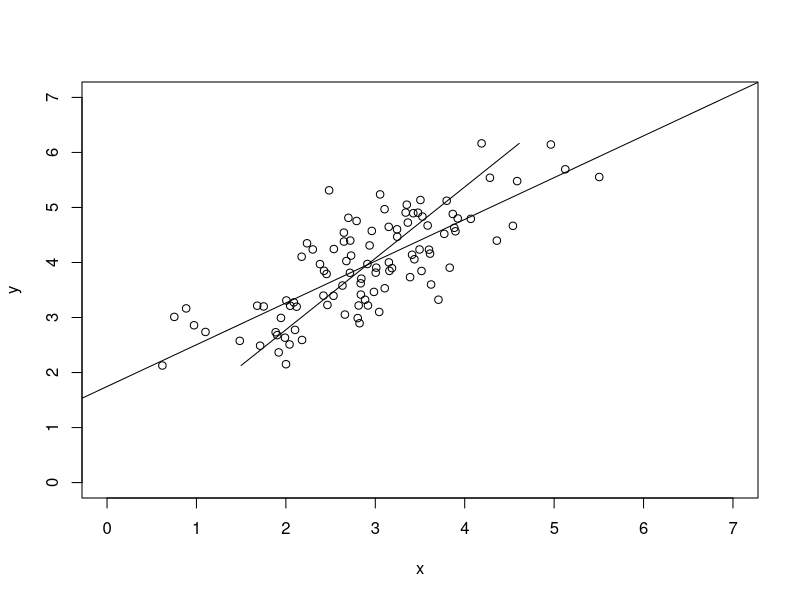
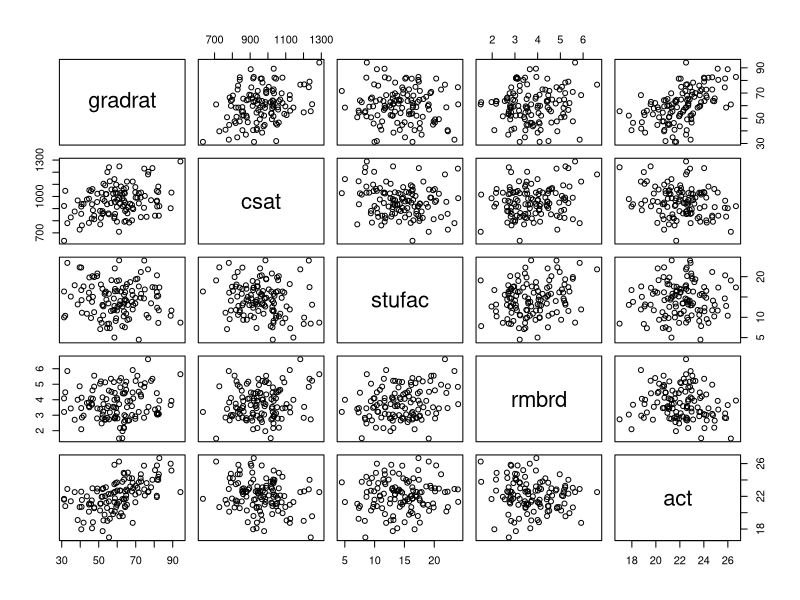
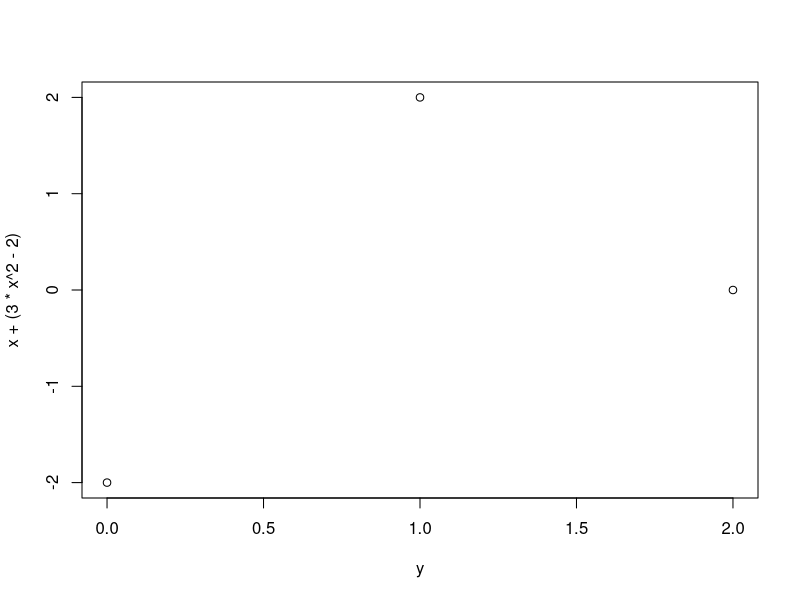

The R source for these figures, in order:
# STATS 500 HW3
library(MASS)
mu <- c(3,4)
sigma <- matrix(c(1.0,0.8,0.8,1.0),nrow=2)
datam <- data.frame(mvrnorm(100,mu,sigma))
colnames(datam) <- c("x","y")

plot(y~x, datam, xlim=c(0,7),ylim=c(0,7))
lm <- lm(y~x, datam)
abline(lm)
lm2 <- lm(x~y, datam)
lines(lm2$fitted.values, datam$y)

summary(lm)
summary(lm2)
# Same for both models. 

## e
left <- (lm$fitted.values - mean(datam$y))/(sd(datam$y))
left[1:5]
r = sqrt(1-(sum(lm$residuals^2))/(sum((datam$y - mean(datam$y))^2)))
right <- r*(datam$x - mean(datam$x))/(sd(datam$x))
right[1:5]
sum(left - right)

sum((datam$y - mean(datam$y))^2)
  
# 2 
setwd("~/Documents/GoBlue/F14/F14R")
college <- read.csv('college.csv')
head(college)
pairs(college[c(1,2,4,5,6)])
lm <- lm(gradrat~.-lenroll, data = college)
summary(lm)
## b
lm2 <- lm(gradrat ~ . - lenroll - private - stufac - rmbrd, data = college) 
anova(lm, lm2)
## c
summary(lm)$coefficients
coe <- summary(lm)$coefficients
2*pt((coe[2, 1] - 0.05)/coe[2,2], 120 - 6)

## d
lm3 <- lm(gradrat ~ . - lenroll - private - act, data = college)
anova(lm, lm3)

## e
lm4 <- lm(gradrat ~ I(rmbrd + act) + csat + private + stufac, college)
anova(lm, lm3)
# 3
x <- c(1, 0, -1)
y <- c(1, 0, 2)
lm <- lm(y ~ x + I(3*x^2 -2))
summary(lm)
plot(y, x  + (3*x^2 -2))

